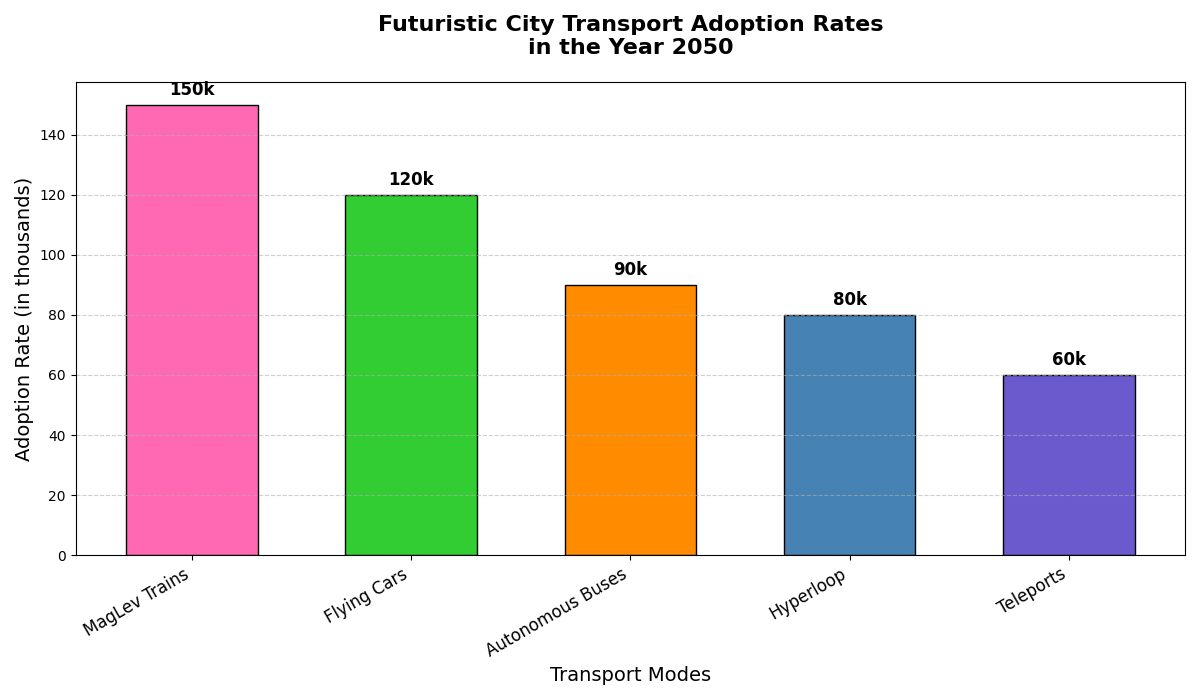

Python code for this plot:
import matplotlib.pyplot as plt
import numpy as np

# Data for the transport modes and adoption rates
transport_modes = ['Hyperloop', 'Flying Cars', 'MagLev Trains', 'Teleports', 'Autonomous Buses']
adoption_rates = np.array([80, 120, 150, 60, 90])
colors = ['#4682b4', '#32cd32', '#ff69b4', '#6a5acd', '#ff8c00']

# Sort the data in descending order of adoption rates
sorted_indices = np.argsort(adoption_rates)[::-1]
transport_modes_sorted = [transport_modes[i] for i in sorted_indices]
adoption_rates_sorted = adoption_rates[sorted_indices]
colors_sorted = [colors[i] for i in sorted_indices]

# Positions of the bars on the x-axis
x_positions = np.arange(len(transport_modes_sorted))

# Plot the sorted bar chart
fig, ax = plt.subplots(figsize=(12, 7))
bars = ax.bar(x_positions, adoption_rates_sorted, color=colors_sorted, edgecolor='black', width=0.6)

# Titles and labels
ax.set_title('Futuristic City Transport Adoption Rates\nin the Year 2050', fontsize=16, fontweight='bold', pad=20)
ax.set_xlabel('Transport Modes', fontsize=14)
ax.set_ylabel('Adoption Rate (in thousands)', fontsize=14)

# Assign the x-ticks and labels
ax.set_xticks(x_positions)
ax.set_xticklabels(transport_modes_sorted, fontsize=12, rotation=30, ha='right')

# Annotate bars
for bar in bars:
    yval = bar.get_height()
    ax.text(bar.get_x() + bar.get_width()/2, yval + 2, f'{yval}k', ha='center', va='bottom', fontsize=12, fontweight='bold')

# Gridlines
ax.yaxis.grid(True, linestyle='--', alpha=0.6)

# Adjust layout
plt.tight_layout()

# Display the plot
plt.show()
